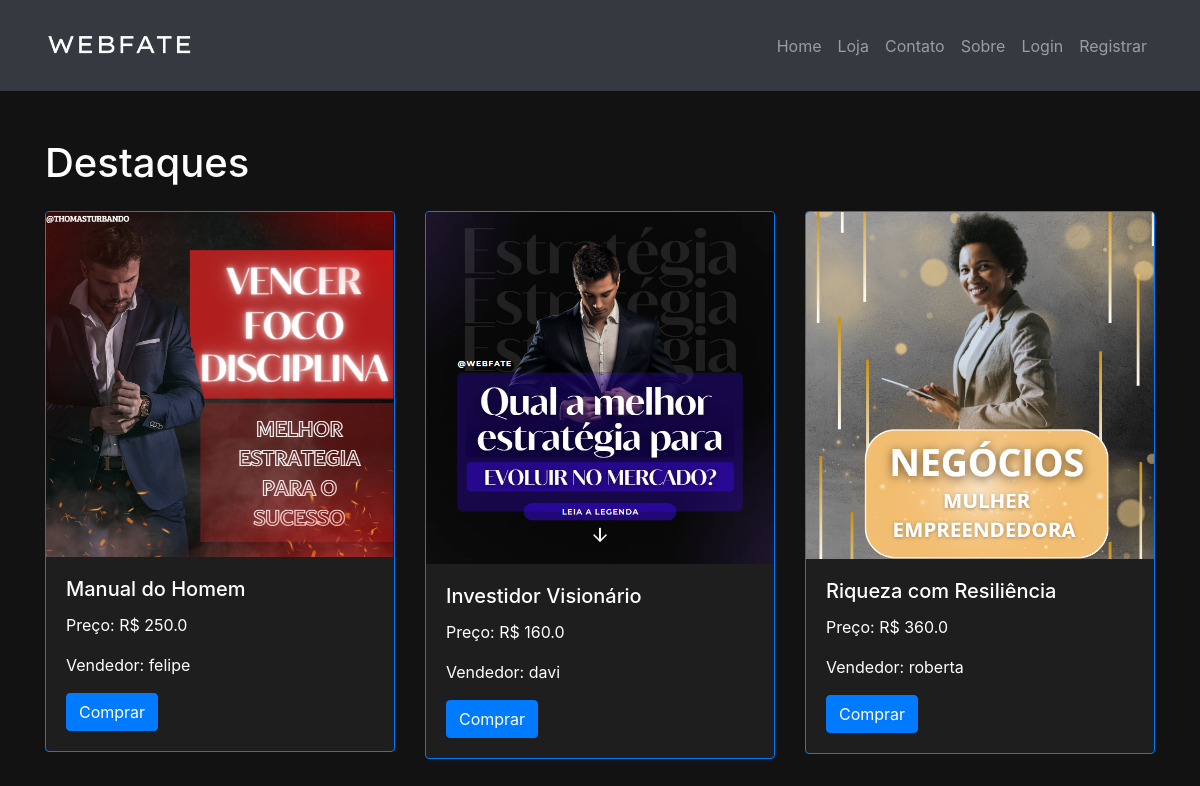
The page /loja on the database its author committed.
### tables this page shows
CREATE TABLE "products" (
	"id"	INTEGER,
	"seller_username"	TEXT NOT NULL,
	"product_name"	TEXT NOT NULL,
	"price"	REAL NOT NULL,
	"image_url"	TEXT NOT NULL,
	PRIMARY KEY("id" AUTOINCREMENT)
);

### app.py (the view)
@app.route('/loja')
def loja():
    conn = sqlite3.connect('database.db')
    cursor = conn.cursor()
    cursor.execute('SELECT product_name, price, seller_username, image_url FROM products')
    produtos = cursor.fetchall()
    conn.close()
    return render_template('loja.html', produtos=produtos)

### templates/loja.html (shortened to what this page needs)
<!DOCTYPE html>
<html lang="en">
<head>
    <link rel="stylesheet" href="https://stackpath.bootstrapcdn.com/bootstrap/4.5.2/css/bootstrap.min.css">
</head>
<body>
    <nav class="navbar navbar-expand-lg navbar-dark bg-dark">
        <div class="container">
            <a href="/"><img src="/static/Assets/semtitulo.png" alt="WebFate" width="150px" height="auto"></a>
            <div class="collapse navbar-collapse" id="navbarNav">
                <ul class="navbar-nav ml-auto">
                    <li class="nav-item">
                        <a class="nav-link" href="/">Home</a>
                    </li>
                    <li class="nav-item">
                        <a class="nav-link" href="/loja">Loja</a>
                    </li>
                    <li class="nav-item">
                        <a class="nav-link" href="/contato">Contato</a>
                    </li>
                    <li class="nav-item">
                        <a class="nav-link" href="/sobre">Sobre</a>
                    </li>
                    {% if 'username' in session %}
                    <li class="nav-item">
                        <a class="nav-link" href="/logout">Sair</a>
                    </li>
                    {% else %}
                    <li class="nav-item">
                        <a class="nav-link" href="/login">Login</a>
                    </li>
                    <li class="nav-item">
                        <a class="nav-link" href="/register">Registrar</a>
                    </li>
                    {% endif %}
                </ul>
            </div>
        </div>
    </nav>
    <div class="container mt-5">
        <div class="row">
            <div class="col-md-6">
                <h1 class="mb-4">Destaques</h1>
            </div>
        </div>
        <div class="row">
            {% for produto in produtos %}
            <div class="col-md-4 mb-4">
                <div class="card">
                    <img src="{{ produto[3] }}" class="card-img-top" alt="{{ produto[0] }}">
                    <div class="card-body">
                        <h5 class="card-title">{{ produto[0] }}</h5>
                        <p class="card-text">Preço: R$ {{ produto[1] }}</p>
                        <p class="card-text">Vendedor: {{ produto[2] }}</p>
                        <a href="#" class="btn btn-primary">Comprar</a>
                    </div>
                </div>
            </div>
            {% endfor %}
        </div>
    </div>
</body>
</html>

### templates/loja.html (style rules this page uses)
body { background-color: #121212; color: #ffffff; }
.card { background-color: #1e1e1e; border-color: #007bff; }
.card-title, .card-text, .btn-primary { color: #ffffff; }
.btn-primary { background-color: #007bff; border-color: #007bff; }

### rows shown on the page
products: shows a picture, product_name "Manual do Homem", price "250.0", seller_username "felipe"
products: shows a picture, product_name "Investidor Visionário", price "160.0", seller_username "davi"
products: shows a picture, product_name "Riqueza com Resiliência", price "360.0", seller_username "roberta"
